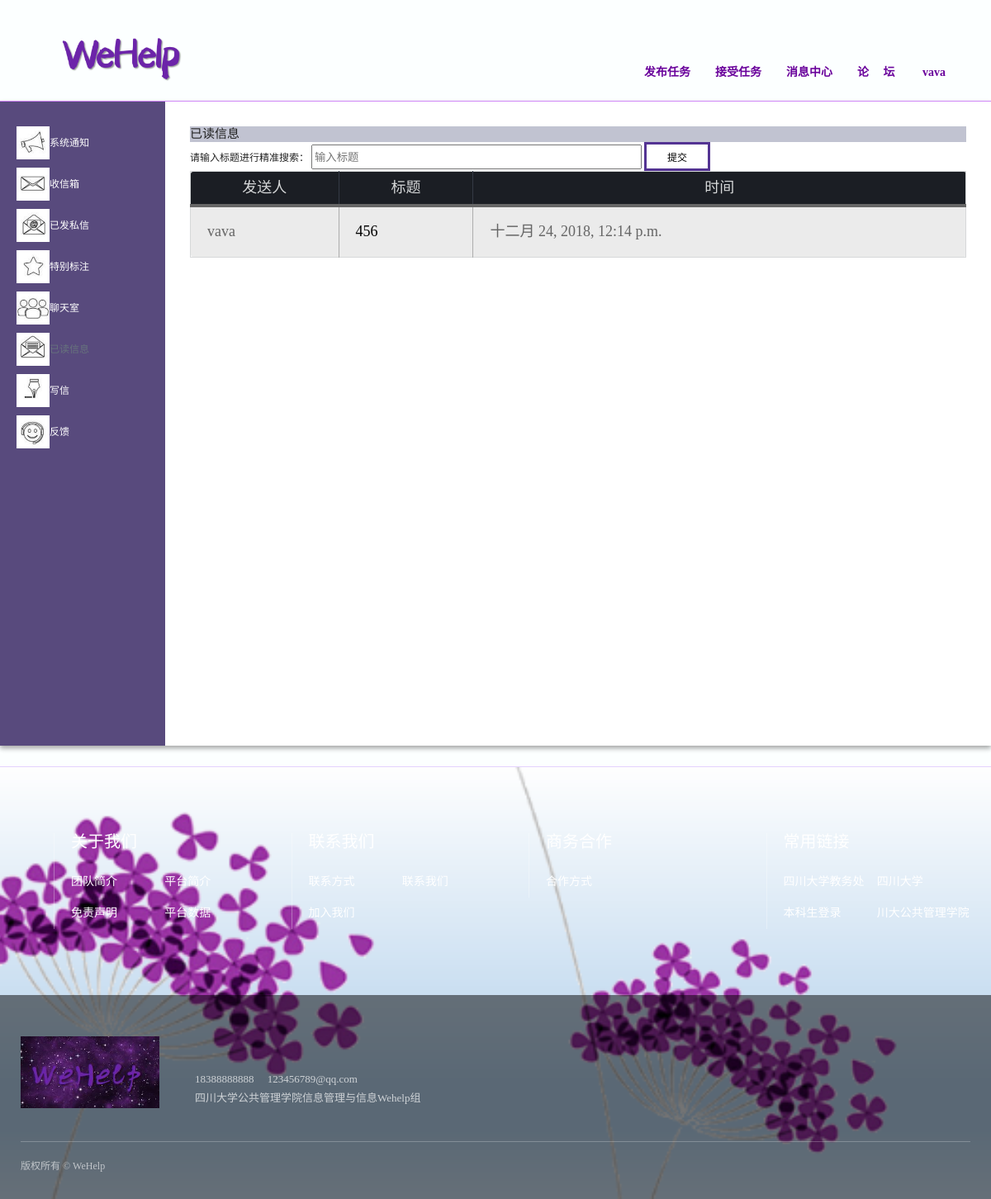
Page /Communication/message_read/ (signed in) on the committed database.
### Login/models.py (models this page shows, shortened)
class User(AbstractUser):
    gender_choice = (
        (u'M', u'Male'),
        (u'F', u'Female'),
    )
    login = (
        ('0', u'离线'),
        ('1', u'在线'),
    )
    username = models.CharField(max_length=64, verbose_name='用户名', unique=True)
    name = models.CharField(max_length=64, blank=True, verbose_name='姓名')
    gender = models.CharField(max_length=2, choices=gender_choice)
    college = models.CharField(max_length=64, blank=True, verbose_name='学院')
    major = models.CharField(max_length=64, blank=True, verbose_name='专业')
    birthday = models.DateField(blank=True, null=True, verbose_name='生日')
    email = models.EmailField(blank=True, verbose_name='邮箱')
    qq_num = models.CharField(max_length=64, blank=True, verbose_name='QQ号')
    avatar = models.ImageField(upload_to='avatar', verbose_name='头像')
    final_remark = models.FloatField(max_length=10, null=True, blank=True, verbose_name='总评分')
    task_take_num = models.IntegerField(default=0, blank=True, verbose_name='接单总次数')
    alike = models.IntegerField(default=0, blank=True, verbose_name='点赞总次数')
    attention = models.IntegerField(default=0, blank=True, verbose_name='关注总次数')
    is_login = models.CharField(max_length=128, choices=login, default='0', verbose_name='')
    master_type = models.ForeignKey(MasterType, on_delete=models.CASCADE, blank=True, null=True, verbose_name='达人类型')
    become_master_datetime = models.DateTimeField(auto_now_add=True, verbose_name='成为达人时间')
    master_take_delivery_times = models.IntegerField(default=0, blank=True, verbose_name='接快递总次数')
    master_take_buy_times = models.IntegerField(default=0, blank=True, verbose_name='接代购总次数')
    master_take_print_times = models.IntegerField(default=0, blank=True, verbose_name='接打印总次数')
    master_take_umbrella_times = models.IntegerField(default=0, blank=True, verbose_name='接共享伞总次数')
    master_take_others_times = models.IntegerField(default=0, blank=True, verbose_name='接其他单次数')
    class Meta:
        verbose_name = '用户资料'
        verbose_name_plural = verbose_name

class Message(models.Model):
    state = (
        ('0', "未读"),
        ('1', "已读"),
    )
    state_x = (
        ('0', "未被发件者标记"),
        ('1', "已被发件人标记"),
    )
    state_y = (
        ('0', "未被收件者标记"),
        ('1', "已被收件者标记"),
    )
    message_id = models.IntegerField(primary_key=True)
    txtmessage = models.CharField(max_length=100, null=False, verbose_name='留言内容名字')
    message_sender = models.CharField(max_length=100, null=False, verbose_name='留言发出者名字')
    message_receiver = models.CharField(max_length=100,null=False,verbose_name='留言接收者名字')
    message_receiver_ID = models.CharField(max_length=100,null=False,verbose_name='留言接收者ID')
    message_sender_ID = models.CharField(max_length=100,null=False,verbose_name='留言发出者ID')
    c_time = models.DateTimeField(auto_now_add=True, verbose_name='留言时间')
    title = models.CharField(max_length=100,null=True,verbose_name='留言标题')
    is_new = models.CharField(max_length=100,choices=state,default='0',blank=True,null=True,verbose_name='是都已阅')
    is_marked_bysender = models.CharField(max_length=100,choices=state_x,default='0',blank=True,null=True,verbose_name='是否被发件者标注')
    is_marked_byreceiver= models.CharField(max_length=100,choices=state_y,default='0',blank=True,null=True,verbose_name='是否被收件人标记')

### Communication/views.py (the view)
def message_read(request):
    if not request.session.get('is_login') == True:
        return redirect('/login/')
    user_id=request.session['user_id']
    username = request.session['username']
    message = Message.objects.filter(message_receiver_ID=user_id,is_new=1).order_by('-c_time')
    notice = Notice.objects.filter(message_receiver=username,is_new=1).order_by('-c_time')
    return render(request,'communication/message_read.html',{
                  'message':message,
                  'notice':notice,
    })

### templates/communication/message_read.html (shortened to what this page needs)
{% extends 'accounts/base.html' %}
{% load staticfiles %}
{% block css %}
    <link rel="stylesheet" href="{% static 'css/profile.css' %}">
{% endblock %}
      {% block content %}
<div class="nav1" >
               <div class="item home">
                   <img src="{% static 'images/icon/system_message.jpg' %}" class="nav-img">
                    <a href="{% url 'Communication:system_message' %}">系统通知</a>
               </div>
               <div class="item">
                   <img src="{% static 'images/icon/person_message.jpg' %}" class="nav-img">
                  <a href="{% url 'Communication:person_message' %}"> 收信箱</a>
               </div>
               <div class="item">
                   <img src="{% static 'images/icon/message_by_me.jpg' %}" class="nav-img">
                   <a href="{% url 'Communication:message_by_me' %}">已发私信</a>
               </div>
              <div class="item">
                  <img src="{% static 'images/icon/message_marked.jpg' %}" class="nav-img">
                  <a href="{% url 'Communication:marked_message'%}">特别标注</a>
              </div>
                <div class="item">
                    <img src="{% static 'images/icon/chat.jpg' %}" class="nav-img">
                    <a href="{% url 'Communication:chat'%}">聊天室</a>
               </div>
                <div class="item">
                    <img src="{% static 'images/icon/message_read.jpg' %}" class="nav-img">
                 已读信息
               </div>
                <div class="item">
                    <img src="{% static 'images/icon/write_message.png' %}" class="nav-img">
                   <a href="{% url 'Communication:write_message'%}">写信</a>
               </div>
              <div class="item">
                  <img src="{% static 'images/icon/contact_us.jpg' %}" class="nav-img">
                   <a href="{% url 'Communication:contact_us'%}">反馈</a>
               </div>
            </div>
     <div class="content">
            <div class="panel-heading"style="background-color:#C1C3D1;border-color:white;font-size: 15px">
        已读信息
            </div>
        <form action="/Communication/search_message/" method="post">
            请输入标题进行精准搜索：
            <input type="search" name="title" style="height:30px;width: 400px" placeholder="输入标题">
                        <button type="submit">提交</button>
        </form>
   <table class="table ">
    <thead>
      <tr>
       <th>发送人</th>
       <th>标题</th>
          <th>时间</th>
      </tr>
    </thead>
  <tbody>
  {% for message in message %}
     <tr>
       <td>{{ message.message_sender }}</td>
       <td><a href="{% url 'Communication:message_details' message.message_id%}">{{ message.title }}</a></td>
       <td>{{ message.c_time }}</td>
     {% endfor %}
     </tr>
  </tbody>
</table>
            </div>
        {% endblock%}

### templates/accounts/base.html (shortened to what this page needs)
{% load static %}
<!DOCTYPE html>
<html lang="zh-CN">
  <head>
    <link href="{% static 'css/index02.css' %}" rel="stylesheet">
    <link href="{% static 'css/base01.css' %}" rel="stylesheet">
{% block css %}{% endblock %}
</head>
<body>
<div class="header" id="header" style="border-bottom:1px #d086f7 solid; ">
    <div class="navwrapper">
        <div class="logowrapper">
            <a href="/" class="logo" ><img src="{% static 'images/logo03.png' %}" alt=""></a>
        </div>
        <div class="nav">
            <div class="mainnav clearfix">
                <ul id="nav">
                    <li><a href="{% url 'Send:send_category' %}" class="">发布任务</a></li>
                    <li><a href="{% url 'Take:task_take_division_all' %}">接受任务</a></li>
                    <li><a href="/Communication/system_message/">消息中心</a></li>
                    <li><a href="/luntan/">论&nbsp;&nbsp;&nbsp;&nbsp;&nbsp;坛</a></li>
                    {% if user.is_login %}
                    <li><a href="#" class="">&nbsp;{{ user.username }}</a>
                    </li>
                    {% endif %}
                </ul>
            </div>
        </div>
    </div>
</div>
 <main>
    <div class="main-inner">
    {% block content %}
    {% endblock %}
       </div>
  </main>
<div class="footer" style="border-top:1px #e3d2fd solid;">
 <div class="mainWrap">
  <div class="ulink clearfix">
   <div class="tlink">
    <div class="txtwrapper clearfix">
     <h2>常用链接</h2>
     <ul>
      <li><a href="http://jwc.scu.edu.cn/" target="_blank">四川大学教务处</a></li>
      <li><a href="http://www.scu.edu.cn/" target="_blank">四川大学</a></li>
      <li><a href="http://zhjw.scu.edu.cn/login" target="_blank">本科生登录</a></li>
         <li><a href="http://ggglxy.scu.edu.cn/" target="_blank">川大公共管理学院</a></li>
     </ul>
    </div>
   </div>
      <div class="tlink">
          <div class="txtwrapper clearfix">
              <h2>商务合作</h2>
              <ul>
                  <li><a href="/cooperation/">合作方式</a></li>
              </ul>
          </div>
      </div>
      <div class="tlink">
          <div class="txtwrapper clearfix">
              <h2>联系我们</h2>
              <ul>
                  <li><a href="/contact_way/">联系方式</a></li>
                  <li><a href="/contact_us/">联系我们</a></li>
                  <li><a href="/joinus/">加入我们</a></li>
              </ul>
          </div>
      </div>
     <div class="tlink">
          <div class="txtwrapper clearfix">
              <h2>关于我们</h2><ul>
      <li><a href="/about_us/" target="_blank">团队简介</a></li>
      <li><a href="/about_platform/">平台简介</a></li>
      <li><a href="/disclamier/" target="_blank">免责声明</a></li>
              <li><a href="/bar/" target="_blank">平台数据</a></li>
     </ul>
        </div>
    </div>
  </div>
  </div>
  <div class="copy">
   <div class="mainWrap">
    <div class="contact">
     <img src="{% static 'images/logo04.png' %}" alt="">
     <div class="txtwrapper">
       18388888888　<span> 123456789@qq.com</span><br>
  四川大学公共管理学院信息管理与信息Wehelp组
     </div>
    </div>
    <div class="copyrights">
     版权所有 © WeHelp<span></span>
    </div>
   </div>
  </div>
</div></body>
</html>

### static/css/index02.css (style rules this page uses)
.header { position: relative; height: 122px; }
.header .navwrapper { position: absolute; width: 100%; z-index: 10; }
.header .navwrapper .nav { float: right; padding-right: 35px; padding-top: 30px; padding-bottom: 30px; }
@media screen and (max-width: 1400px) { .header .navwrapper .nav { padding-right: 10px; } }
.header .navwrapper .nav .mainnav { padding: 39px 0 16px 0; }
@media screen and (max-width: 1400px) { .header .navwrapper .nav .mainnav { padding-top: 35px; } }
.header .navwrapper .nav .mainnav li { float: left; font-size: 18px; position: relative; line-height: 46px; }
@media screen and (max-width: 1400px) { .header .navwrapper .nav .mainnav li { font-size: 16px; } }
@media screen and (max-width: 1280px) { .header .navwrapper .nav .mainnav li { font-size: 14px; } }
.header .navwrapper .nav .mainnav li a { color: #69019b; display: block; padding: 0 25px; font-weight: bolder; }
@media screen and (max-width: 1400px) { .header .navwrapper .nav .mainnav li a { padding: 0 20px; } }
@media screen and (max-width: 1280px) { .header .navwrapper .nav .mainnav li a { padding: 0 15px; } }
.header .navwrapper .logowrapper { position: absolute; width: 180px; left: 60px; top: 40px; }
.header .navwrapper .logowrapper .logo { display: block; }
.header .navwrapper .logowrapper img { width: 100%; }
.footer { position: relative; background: url(../images/pgy03.png) no-repeat bottom center; background-size: cover; }
.footer .ulink { padding-top: 100px; padding-bottom: 150px; }
@media screen and (max-width: 1920px) { .footer .ulink { padding-top: 100px; padding-bottom: 100px; } }
@media screen and (max-width: 1280px) { .footer .ulink { padding-top: 80px; padding-bottom: 80px; } }
.footer .ulink .tlink { float: right; width: 25%; color: #fff; }
.footer .ulink .tlink .txtwrapper { margin-left: 60px; padding-left: 40px; border-left: 1px solid rgba(255, 255, 255, 0.3); }
@media screen and (max-width: 1280px) { .footer .ulink .tlink .txtwrapper { margin-left: 40px; padding-left: 20px; } }
.footer .ulink .tlink .txtwrapper h2 { font-size: 20px; line-height: 1em; padding-bottom: 20px; }
.footer .ulink .tlink .txtwrapper a { color: #fff; font-size: 14px; line-height: 38px; }
.footer .ulink .tlink .txtwrapper li { float: left; width: 50%; }
.footer .copy { background: rgba(0, 0, 0, 0.5); padding: 50px 0 30px 0; }
.footer .copy .contact { padding-bottom: 40px; }
.footer .copy .contact img { width: 168px; }
.footer .copy .contact .txtwrapper { display: inline-block; color: #fff; opacity: 0.7; font-size: 13px; line-height: 1.75em; padding-left: 40px; }
.footer .copy .copyrights { color: #fff; opacity: 0.6; border-top: 1px solid rgba(255, 255, 255, 0.4); padding-top: 20px; }
.footer .copy .copyrights span { opacity: 0.5; padding: 0 20px; }

### static/css/base01.css (style rules this page uses)
html, body, div, span, object, iframe, h1, h2, h3, h4, h5, h6, p, blockquote, pre, a, abbr, acronym, address, figure, figcaption, code, del, dfn, em, button, q, dl, dt, dd, ol, ul, li, fieldset, form, legend, table, tf, tr, th { border: 0px; padding: 0px; font-size: 100%; margin: 0px; font-family: inherit; -webkit-font-smoothing: subpixel-antialiased; -webkit-text-size-adjust: 100%; font-weight: normal; word-break: break-word; }
body { background: #fcffff; color: #222; line-height: 1.6em; font-size: 12px; font-family: "å¾®è½¯é é»", "Microsoft YaHei", "PingFang SC", "Hiragino Sans GB", PingHei, STHeiti; margin: 0px auto; max-width: 2560px; overflow-x: hidden; }
img { border: 0px; vertical-align: bottom; -ms-interpolation-mode: bicubic; }
a { text-decoration: none; color: #000; }
ul, li { list-style-type: none; }
.clearfix:after { display: block; content: ''; clear: both; height: 0px; visibility: hidden; }
.clearfix { *display: table; *zoom: 1; }
.mainWrap { width: 1400px; margin: auto; }
@media screen and (max-width: 1400px) { .mainWrap { width: auto; margin: 0 25px; } }

### rows in the picture
User: username "vava"
Message: message_sender "vava", title "456", c_time "十二月 24, 2018, 12:14 p.m."
